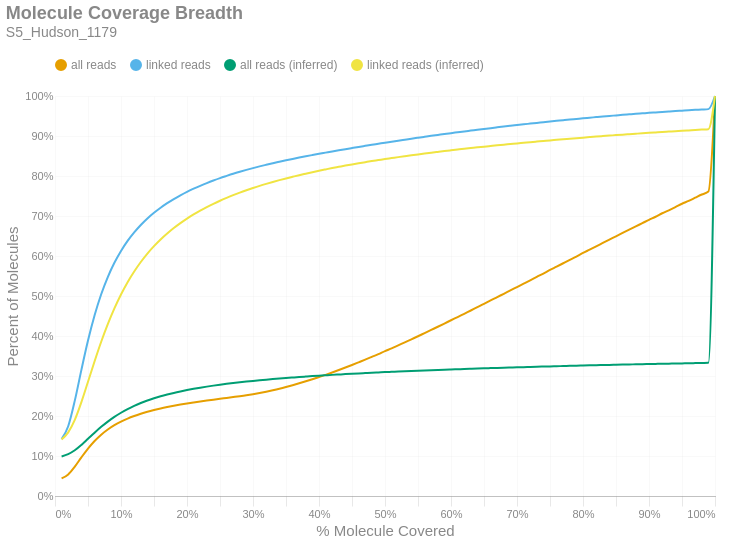

Source (notebook cell):
### Markdown cell above
### Molecule Read Coverage
This chart shows molecule coverage breadth as computed by the number of bases aligned to that molecule. In other words, "*how much of each unique long molecule is actually sequenced/aligned?*" Keep in mind there is a distinction between sequences and alignments, since some sequences belonging to a particular molecule may not align well and wouldn't appear in the alignment data. This chart also shows molecule coverage breadth as computed by the *inferred fragment* from which the aligned sequences originate. Unlike read coverage, this calculation takes into account the total insert size, including unsequenced gaps between the forward and reverse reads. Like the previous figures, these are cumulative percents.

### Code cell
if SKIPLR:
    print_html(f"Skipped")
else:
    binned_df = consolidated_hist(valids['coverage_bp'], mask, 0.01, True)
    binned_df_inf = consolidated_hist(valids['coverage_inserts'], mask, 0.01, True)
    binned_df = binned_df.with_columns(pl.lit(binned_df_inf['all reads (cumsum)']).alias('all reads (inferred)'))
    binned_df = binned_df.with_columns(pl.lit(binned_df_inf['linked reads (cumsum)']).alias('linked reads (inferred)'))
    binned_df = binned_df.with_columns(
        (pl.col('bin').cast(pl.Float64) + 0.01).alias('right_edge')
    )

    with SafeRender(binned_df):
        (
            density_plot(binned_df, 'Molecule Coverage Breadth', samplename, 'molcov', ['all reads (inferred)','linked reads (inferred)'])
            .encode(
                #x=alt.X('bin:Q', title="% Molecule Covered").axis(format = '%').scale(padding=0),
                x=alt.X('right_edge:Q', title="% Molecule Covered").axis(format='%').scale(padding=0),
                y=alt.Y('value:Q', title='Percent of Molecules')
                    .axis(format='%')
                    .stack(False)
                    .scale(domainMin=0, padding=0),
                color=alt.Color("key:N").scale(domain = ["all reads", "linked reads", "all reads (inferred)", "linked reads (inferred)"]),
                tooltip = [
                    alt.Tooltip("key:N", title = "Data Type"),
                    alt.Tooltip("range_label:N", title="% Molecule Covered"),
                    alt.Tooltip("value:Q", format = ".2%", title="% Molecules")
                ]
            )
        ).display()

### Figure 1 — Vega-Lite specification as saved in the notebook (floating-point values rounded to 4 significant figures)
{"width": "container", "height": 400, "config": {"title": {"anchor": "start", "dy": -15, "fontSize": 18, "color": "#888888", "subtitleColor": "#888888", "subtitleFontSize": 14}, "arc": {"fill": "#0072B2"}, "axis": {"domainColor": "#888888", "domainWidth": 0.5, "gridWidth": 0.2, "grid": false, "titleFontWeight": 400, "titleFontSize": 15, "labelFontSize": 11, "labelColor": "#888888", "tickColor": "#888888", "tickWidth": 0.2, "titleColor": "#888888"}, "axisBand": {"grid": false}, "axisX": {"grid": true, "tickSize": 10, "domainCap": "round"}, "axisY": {"domain": false, "grid": true, "tickSize": 0, "domainCap": "round"}, "background": "transparent", "header": {"labelFontSize": 15, "labelColor": "#888888", "titleFontSize": 15, "titleFontWeight": 600, "titleColor": "#888888"}, "legend": {"labelFont": "sans-serif", "labelFontSize": 12, "labelColor": "#888888", "symbolSize": 100, "symbolType": "circle", "titleFontSize": 12, "titlePadding": 10, "titleColor": "#888888", "title": null, "orient": "top"}, "range": {"category": ["#E69F00", "#56B4E9", "#009E73", "#F0E442", "#0072B2", "#D55E00", "#CC79A7", "#000000"], "diverging": ["#cfe8f3", "#a2d4ec", "#73bfe2", "#46abdb", "#1696d2", "#12719e"]}, "area": {"fill": "#0072B2", "fillOpacity": 0.7, "line": true, "strokeOpacity": 0.7}, "line": {"color": "#0072B2", "stroke": "#0072B2", "strokeWidth": 2}, "trail": {"color": "#0072B2", "stroke": "#0072B2", "strokeWidth": 0, "size": 1}, "point": {"filled": true, "fillOpacity": 1.0, "size": 95}, "text": {"color": "#888888", "fontSize": 11, "align": "right", "fontWeight": 400, "size": 11}, "bar": {"fill": "#0072B2", "stroke": null}, "view": {"stroke": null, "continuousWidth": 660, "continuousHeight": 400}}, "data": {"name": "data-1c5d9c999294f6a0774004dee6d40034"}, "mark": {"type": "line", "interpolate": "monotone", "point": {"opacity": 0, "size": 275}}, "encoding": {"color": {"field": "key", "scale": {"domain": ["all reads", "linked reads", "all reads (inferred)", "linked reads (inferred)"]}, "type": "nominal"}, "tooltip": [{"field": "key", "title": "Data Type", "type": "nominal"}, {"field": "range_label", "title": "% Molecule Covered", "type": "nominal"}, {"field": "value", "format": ".2%", "title": "% Molecules", "type": "quantitative"}], "x": {"axis": {"format": "%"}, "field": "right_edge", "scale": {"padding": 0}, "title": "% Molecule Covered", "type": "quantitative"}, "y": {"axis": {"format": "%"}, "field": "value", "scale": {"domainMin": 0, "padding": 0}, "stack": false, "title": "Percent of Molecules", "type": "quantitative"}}, "params": [{"name": "param_c36ac31b6afebe62", "select": {"type": "point", "fields": ["key"]}, "bind": "legend"}], "title": {"text": "Molecule Coverage Breadth", "subtitle": "S5_Hudson_1179"}, "transform": [{"fold": ["all reads (cumsum)", "linked reads (cumsum)", "all reads (inferred)", "linked reads (inferred)"]}, {"calculate": "replace(datum.key, ' (cumsum)', '')", "as": "key"}, {"filter": {"param": "param_c36ac31b6afebe62"}}], "usermeta": {"embedOptions": {"downloadFileName": "S5_Hudson_1179.molcov"}}, "$schema": "https://vega.github.io/schema/vega-lite/v6.1.0.json", "datasets": {"data-1c5d9c999294f6a0774004dee6d40034": [{"bin": "0.0", "interval": "0.0-0.01", "all reads": 0.04406, "linked reads": 0.1422, "all reads (cumsum)": 0.04406, "linked reads (cumsum)": 0.1422, "range_label": "0.0-0.01", "all reads (inferred)": 0.09896, "linked reads (inferred)": 0.1413, "right_edge": 0.01}, {"bin": "0.01", "interval": "0.01-0.02", "all reads": 0.009951, "linked reads": 0.03214, "all reads (cumsum)": 0.05401, "linked reads (cumsum)": 0.1743, "range_label": "0.01-0.02", "all reads (inferred)": 0.1046, "linked reads (inferred)": 0.1591, "right_edge": 0.02}, {"bin": "0.02", "interval": "0.02-0.03", "all reads": 0.01945, "linked reads": 0.06413, "all reads (cumsum)": 0.07346, "linked reads (cumsum)": 0.2384, "range_label": "0.02-0.03", "all reads (inferred)": 0.1143, "linked reads (inferred)": 0.1904, "right_edge": 0.03}, {"bin": "0.03", "interval": "0.03-0.04", "all reads": 0.02318, "linked reads": 0.07692, "all reads (cumsum)": 0.09664, "linked reads (cumsum)": 0.3154, "range_label": "0.03-0.04", "all reads (inferred)": 0.1277, "linked reads (inferred)": 0.2348, "right_edge": 0.04}, {"bin": "0.04", "interval": "0.04-0.05", "all reads": 0.02194, "linked reads": 0.07317, "all reads (cumsum)": 0.1186, "linked reads (cumsum)": 0.3885, "range_label": "0.04-0.05", "all reads (inferred)": 0.143, "linked reads (inferred)": 0.2856, "right_edge": 0.05}, {"bin": "0.05", "interval": "0.05-0.06", "all reads": 0.01899, "linked reads": 0.0633, "all reads (cumsum)": 0.1376, "linked reads (cumsum)": 0.4518, "range_label": "0.05-0.06", "all reads (inferred)": 0.1583, "linked reads (inferred)": 0.3369, "right_edge": 0.06}, {"bin": "0.06", "interval": "0.06-0.07", "all reads": 0.01574, "linked reads": 0.05245, "all reads (cumsum)": 0.1533, "linked reads (cumsum)": 0.5043, "range_label": "0.06-0.07", "all reads (inferred)": 0.1729, "linked reads (inferred)": 0.3856, "right_edge": 0.07}, {"bin": "0.07", "interval": "0.07-0.08", "all reads": 0.01294, "linked reads": 0.04311, "all reads (cumsum)": 0.1663, "linked reads (cumsum)": 0.5474, "range_label": "0.07-0.08", "all reads (inferred)": 0.186, "linked reads (inferred)": 0.4297, "right_edge": 0.08}, {"bin": "0.08", "interval": "0.08-0.09", "all reads": 0.01069, "linked reads": 0.03557, "all reads (cumsum)": 0.1769, "linked reads (cumsum)": 0.583, "range_label": "0.08-0.09", "all reads (inferred)": 0.1978, "linked reads (inferred)": 0.469, "right_edge": 0.09}, {"bin": "0.09", "interval": "0.09-0.1", "all reads": 0.008969, "linked reads": 0.02973, "all reads (cumsum)": 0.1859, "linked reads (cumsum)": 0.6127, "range_label": "0.09-0.1", "all reads (inferred)": 0.2081, "linked reads (inferred)": 0.5038, "right_edge": 0.1}, {"bin": "0.1", "interval": "0.1-0.11", "all reads": 0.0076, "linked reads": 0.02514, "all reads (cumsum)": 0.1935, "linked reads (cumsum)": 0.6378, "range_label": "0.1-0.11", "all reads (inferred)": 0.2173, "linked reads (inferred)": 0.5346, "right_edge": 0.11}, {"bin": "0.11", "interval": "0.11-0.12", "all reads": 0.006419, "linked reads": 0.0212, "all reads (cumsum)": 0.1999, "linked reads (cumsum)": 0.659, "range_label": "0.11-0.12", "all reads (inferred)": 0.2253, "linked reads (inferred)": 0.5614, "right_edge": 0.12}, {"bin": "0.12", "interval": "0.12-0.13", "all reads": 0.005611, "linked reads": 0.01849, "all reads (cumsum)": 0.2055, "linked reads (cumsum)": 0.6775, "range_label": "0.12-0.13", "all reads (inferred)": 0.2324, "linked reads (inferred)": 0.5851, "right_edge": 0.13}, {"bin": "0.13", "interval": "0.13-0.14", "all reads": 0.004939, "linked reads": 0.01626, "all reads (cumsum)": 0.2105, "linked reads (cumsum)": 0.6938, "range_label": "0.13-0.14", "all reads (inferred)": 0.2387, "linked reads (inferred)": 0.6061, "right_edge": 0.14}, {"bin": "0.14", "interval": "0.14-0.15", "all reads": 0.004327, "linked reads": 0.01416, "all reads (cumsum)": 0.2148, "linked reads (cumsum)": 0.708, "range_label": "0.14-0.15", "all reads (inferred)": 0.2442, "linked reads (inferred)": 0.6247, "right_edge": 0.15}, {"bin": "0.15", "interval": "0.15-0.16", "all reads": 0.003915, "linked reads": 0.01271, "all reads (cumsum)": 0.2187, "linked reads (cumsum)": 0.7207, "range_label": "0.15-0.16", "all reads (inferred)": 0.2492, "linked reads (inferred)": 0.6414, "right_edge": 0.16}, {"bin": "0.16", "interval": "0.16-0.17", "all reads": 0.003526, "linked reads": 0.01139, "all reads (cumsum)": 0.2223, "linked reads (cumsum)": 0.732, "range_label": "0.16-0.17", "all reads (inferred)": 0.2537, "linked reads (inferred)": 0.6563, "right_edge": 0.17}, {"bin": "0.17", "interval": "0.17-0.18", "all reads": 0.003251, "linked reads": 0.01034, "all reads (cumsum)": 0.2255, "linked reads (cumsum)": 0.7424, "range_label": "0.17-0.18", "all reads (inferred)": 0.2577, "linked reads (inferred)": 0.6699, "right_edge": 0.18}, {"bin": "0.18", "interval": "0.18-0.19", "all reads": 0.003008, "linked reads": 0.009432, "all reads (cumsum)": 0.2285, "linked reads (cumsum)": 0.7518, "range_label": "0.18-0.19", "all reads (inferred)": 0.2614, "linked reads (inferred)": 0.6821, "right_edge": 0.19}, {"bin": "0.19", "interval": "0.19-0.2", "all reads": 0.002789, "linked reads": 0.00866, "all reads (cumsum)": 0.2313, "linked reads (cumsum)": 0.7605, "range_label": "0.19-0.2", "all reads (inferred)": 0.2648, "linked reads (inferred)": 0.6936, "right_edge": 0.2}, {"bin": "0.2", "interval": "0.2-0.21", "all reads": 0.002551, "linked reads": 0.007756, "all reads (cumsum)": 0.2339, "linked reads (cumsum)": 0.7682, "range_label": "0.2-0.21", "all reads (inferred)": 0.268, "linked reads (inferred)": 0.704, "right_edge": 0.21}, {"bin": "0.21", "interval": "0.21-0.22", "all reads": 0.002437, "linked reads": 0.007256, "all reads (cumsum)": 0.2363, "linked reads (cumsum)": 0.7755, "range_label": "0.21-0.22", "all reads (inferred)": 0.2708, "linked reads (inferred)": 0.7135, "right_edge": 0.22}, {"bin": "0.22", "interval": "0.22-0.23", "all reads": 0.002348, "linked reads": 0.006862, "all reads (cumsum)": 0.2386, "linked reads (cumsum)": 0.7824, "range_label": "0.22-0.23", "all reads (inferred)": 0.2735, "linked reads (inferred)": 0.7224, "right_edge": 0.23}, {"bin": "0.23", "interval": "0.23-0.24", "all reads": 0.002268, "linked reads": 0.006404, "all reads (cumsum)": 0.2409, "linked reads (cumsum)": 0.7888, "range_label": "0.23-0.24", "all reads (inferred)": 0.2759, "linked reads (inferred)": 0.7305, "right_edge": 0.24}, {"bin": "0.24", "interval": "0.24-0.25", "all reads": 0.002184, "linked reads": 0.005991, "all reads (cumsum)": 0.2431, "linked reads (cumsum)": 0.7947, "range_label": "0.24-0.25", "all reads (inferred)": 0.2782, "linked reads (inferred)": 0.7382, "right_edge": 0.25}, {"bin": "0.25", "interval": "0.25-0.26", "all reads": 0.002079, "linked reads": 0.005497, "all reads (cumsum)": 0.2452, "linked reads (cumsum)": 0.8002, "range_label": "0.25-0.26", "all reads (inferred)": 0.2804, "linked reads (inferred)": 0.7453, "right_edge": 0.26}, {"bin": "0.26", "interval": "0.26-0.27", "all reads": 0.002123, "linked reads": 0.005326, "all reads (cumsum)": 0.2473, "linked reads (cumsum)": 0.8056, "range_label": "0.26-0.27", "all reads (inferred)": 0.2824, "linked reads (inferred)": 0.752, "right_edge": 0.27}, {"bin": "0.27", "interval": "0.27-0.28", "all reads": 0.002155, "linked reads": 0.004979, "all reads (cumsum)": 0.2494, "linked reads (cumsum)": 0.8105, "range_label": "0.27-0.28", "all reads (inferred)": 0.2843, "linked reads (inferred)": 0.7584, "right_edge": 0.28}, {"bin": "0.28", "interval": "0.28-0.29", "all reads": 0.002364, "linked reads": 0.004729, "all reads (cumsum)": 0.2518, "linked reads (cumsum)": 0.8153, "range_label": "0.28-0.29", "all reads (inferred)": 0.2861, "linked reads (inferred)": 0.7643, "right_edge": 0.29}, {"bin": "0.29", "interval": "0.29-0.3", "all reads": 0.002686, "linked reads": 0.004465, "all reads (cumsum)": 0.2545, "linked reads (cumsum)": 0.8197, "range_label": "0.29-0.3", "all reads (inferred)": 0.2878, "linked reads (inferred)": 0.7699, "right_edge": 0.3}, {"bin": "0.3", "interval": "0.3-0.31", "all reads": 0.003, "linked reads": 0.004259, "all reads (cumsum)": 0.2575, "linked reads (cumsum)": 0.824, "range_label": "0.3-0.31", "all reads (inferred)": 0.2894, "linked reads (inferred)": 0.7753, "right_edge": 0.31}, {"bin": "0.31", "interval": "0.31-0.32", "all reads": 0.003309, "linked reads": 0.004041, "all reads (cumsum)": 0.2608, "linked reads (cumsum)": 0.828, "range_label": "0.31-0.32", "all reads (inferred)": 0.2909, "linked reads (inferred)": 0.7803, "right_edge": 0.32}, {"bin": "0.32", "interval": "0.32-0.33", "all reads": 0.003622, "linked reads": 0.003942, "all reads (cumsum)": 0.2644, "linked reads (cumsum)": 0.832, "range_label": "0.32-0.33", "all reads (inferred)": 0.2923, "linked reads (inferred)": 0.7851, "right_edge": 0.33}, {"bin": "0.33", "interval": "0.33-0.34", "all reads": 0.003863, "linked reads": 0.003648, "all reads (cumsum)": 0.2683, "linked reads (cumsum)": 0.8356, "range_label": "0.33-0.34", "all reads (inferred)": 0.2937, "linked reads (inferred)": 0.7896, "right_edge": 0.34}, {"bin": "0.34", "interval": "0.34-0.35", "all reads": 0.004194, "linked reads": 0.00357, "all reads (cumsum)": 0.2725, "linked reads (cumsum)": 0.8392, "range_label": "0.34-0.35", "all reads (inferred)": 0.295, "linked reads (inferred)": 0.7939, "right_edge": 0.35}, {"bin": "0.35", "interval": "0.35-0.36", "all reads": 0.004447, "linked reads": 0.003453, "all reads (cumsum)": 0.2769, "linked reads (cumsum)": 0.8427, "range_label": "0.35-0.36", "all reads (inferred)": 0.2962, "linked reads (inferred)": 0.798, "right_edge": 0.36}, {"bin": "0.36", "interval": "0.36-0.37", "all reads": 0.004754, "linked reads": 0.003365, "all reads (cumsum)": 0.2817, "linked reads (cumsum)": 0.846, "range_label": "0.36-0.37", "all reads (inferred)": 0.2974, "linked reads (inferred)": 0.8021, "right_edge": 0.37}, {"bin": "0.37", "interval": "0.37-0.38", "all reads": 0.004997, "linked reads": 0.003266, "all reads (cumsum)": 0.2867, "linked reads (cumsum)": 0.8493, "range_label": "0.37-0.38", "all reads (inferred)": 0.2986, "linked reads (inferred)": 0.8058, "right_edge": 0.38}, {"bin": "0.38", "interval": "0.38-0.39", "all reads": 0.005194, "linked reads": 0.003121, "all reads (cumsum)": 0.2919, "linked reads (cumsum)": 0.8524, "range_label": "0.38-0.39", "all reads (inferred)": 0.2997, "linked reads (inferred)": 0.8095, "right_edge": 0.39}, {"bin": "0.39", "interval": "0.39-0.4", "all reads": 0.005492, "linked reads": 0.003056, "all reads (cumsum)": 0.2974, "linked reads (cumsum)": 0.8555, "range_label": "0.39-0.4", "all reads (inferred)": 0.3008, "linked reads (inferred)": 0.8131, "right_edge": 0.4}, {"bin": "0.4", "interval": "0.4-0.41", "all reads": 0.005577, "linked reads": 0.002959, "all reads (cumsum)": 0.3029, "linked reads (cumsum)": 0.8584, "range_label": "0.4-0.41", "all reads (inferred)": 0.3018, "linked reads (inferred)": 0.8165, "right_edge": 0.41}, {"bin": "0.41", "interval": "0.41-0.42", "all reads": 0.005875, "linked reads": 0.002959, "all reads (cumsum)": 0.3088, "linked reads (cumsum)": 0.8614, "range_label": "0.41-0.42", "all reads (inferred)": 0.3028, "linked reads (inferred)": 0.8198, "right_edge": 0.42}, {"bin": "0.42", "interval": "0.42-0.43", "all reads": 0.006095, "linked reads": 0.002896, "all reads (cumsum)": 0.3149, "linked reads (cumsum)": 0.8643, "range_label": "0.42-0.43", "all reads (inferred)": 0.3038, "linked reads (inferred)": 0.8229, "right_edge": 0.43}, {"bin": "0.43", "interval": "0.43-0.44", "all reads": 0.006215, "linked reads": 0.002862, "all reads (cumsum)": 0.3211, "linked reads (cumsum)": 0.8671, "range_label": "0.43-0.44", "all reads (inferred)": 0.3047, "linked reads (inferred)": 0.826, "right_edge": 0.44}, {"bin": "0.44", "interval": "0.44-0.45", "all reads": 0.006457, "linked reads": 0.002804, "all reads (cumsum)": 0.3276, "linked reads (cumsum)": 0.8699, "range_label": "0.44-0.45", "all reads (inferred)": 0.3056, "linked reads (inferred)": 0.829, "right_edge": 0.45}, {"bin": "0.45", "interval": "0.45-0.46", "all reads": 0.006616, "linked reads": 0.002781, "all reads (cumsum)": 0.3342, "linked reads (cumsum)": 0.8727, "range_label": "0.45-0.46", "all reads (inferred)": 0.3065, "linked reads (inferred)": 0.8318, "right_edge": 0.46}, {"bin": "0.46", "interval": "0.46-0.47", "all reads": 0.006677, "linked reads": 0.002691, "all reads (cumsum)": 0.3409, "linked reads (cumsum)": 0.8754, "range_label": "0.46-0.47", "all reads (inferred)": 0.3073, "linked reads (inferred)": 0.8346, "right_edge": 0.47}, {"bin": "0.47", "interval": "0.47-0.48", "all reads": 0.006924, "linked reads": 0.00268, "all reads (cumsum)": 0.3478, "linked reads (cumsum)": 0.8781, "range_label": "0.47-0.48", "all reads (inferred)": 0.3081, "linked reads (inferred)": 0.8373, "right_edge": 0.48}, {"bin": "0.48", "interval": "0.48-0.49", "all reads": 0.006754, "linked reads": 0.002578, "all reads (cumsum)": 0.3546, "linked reads (cumsum)": 0.8807, "range_label": "0.48-0.49", "all reads (inferred)": 0.3089, "linked reads (inferred)": 0.8398, "right_edge": 0.49}, {"bin": "0.49", "interval": "0.49-0.5", "all reads": 0.007698, "linked reads": 0.002615, "all reads (cumsum)": 0.3623, "linked reads (cumsum)": 0.8833, "range_label": "0.49-0.5", "all reads (inferred)": 0.3097, "linked reads (inferred)": 0.8424, "right_edge": 0.5}, {"bin": "0.5", "interval": "0.5-0.51", "all reads": 0.006738, "linked reads": 0.002474, "all reads (cumsum)": 0.369, "linked reads (cumsum)": 0.8858, "range_label": "0.5-0.51", "all reads (inferred)": 0.3104, "linked reads (inferred)": 0.8448, "right_edge": 0.51}, {"bin": "0.51", "interval": "0.51-0.52", "all reads": 0.007651, "linked reads": 0.00258, "all reads (cumsum)": 0.3766, "linked reads (cumsum)": 0.8883, "range_label": "0.51-0.52", "all reads (inferred)": 0.3112, "linked reads (inferred)": 0.8472, "right_edge": 0.52}, {"bin": "0.52", "interval": "0.52-0.53", "all reads": 0.007415, "linked reads": 0.00247, "all reads (cumsum)": 0.3841, "linked reads (cumsum)": 0.8908, "range_label": "0.52-0.53", "all reads (inferred)": 0.3119, "linked reads (inferred)": 0.8495, "right_edge": 0.53}, {"bin": "0.53", "interval": "0.53-0.54", "all reads": 0.007732, "linked reads": 0.002461, "all reads (cumsum)": 0.3918, "linked reads (cumsum)": 0.8933, "range_label": "0.53-0.54", "all reads (inferred)": 0.3125, "linked reads (inferred)": 0.8517, "right_edge": 0.54}, {"bin": "0.54", "interval": "0.54-0.55", "all reads": 0.007605, "linked reads": 0.002391, "all reads (cumsum)": 0.3994, "linked reads (cumsum)": 0.8957, "range_label": "0.54-0.55", "all reads (inferred)": 0.3132, "linked reads (inferred)": 0.854, "right_edge": 0.55}, {"bin": "0.55", "interval": "0.55-0.56", "all reads": 0.007925, "linked reads": 0.002364, "all reads (cumsum)": 0.4073, "linked reads (cumsum)": 0.898, "range_label": "0.55-0.56", "all reads (inferred)": 0.3139, "linked reads (inferred)": 0.8561, "right_edge": 0.56}, {"bin": "0.56", "interval": "0.56-0.57", "all reads": 0.007889, "linked reads": 0.002352, "all reads (cumsum)": 0.4152, "linked reads (cumsum)": 0.9004, "range_label": "0.56-0.57", "all reads (inferred)": 0.3145, "linked reads (inferred)": 0.8582, "right_edge": 0.57}, {"bin": "0.57", "interval": "0.57-0.58", "all reads": 0.007867, "linked reads": 0.002256, "all reads (cumsum)": 0.4231, "linked reads (cumsum)": 0.9026, "range_label": "0.57-0.58", "all reads (inferred)": 0.3151, "linked reads (inferred)": 0.8603, "right_edge": 0.58}, {"bin": "0.58", "interval": "0.58-0.59", "all reads": 0.00804, "linked reads": 0.002266, "all reads (cumsum)": 0.4311, "linked reads (cumsum)": 0.9049, "range_label": "0.58-0.59", "all reads (inferred)": 0.3158, "linked reads (inferred)": 0.8623, "right_edge": 0.59}, {"bin": "0.59", "interval": "0.59-0.6", "all reads": 0.008228, "linked reads": 0.002222, "all reads (cumsum)": 0.4393, "linked reads (cumsum)": 0.9071, "range_label": "0.59-0.6", "all reads (inferred)": 0.3164, "linked reads (inferred)": 0.8642, "right_edge": 0.6}, {"bin": "0.6", "interval": "0.6-0.61", "all reads": 0.007943, "linked reads": 0.002179, "all reads (cumsum)": 0.4473, "linked reads (cumsum)": 0.9093, "range_label": "0.6-0.61", "all reads (inferred)": 0.3169, "linked reads (inferred)": 0.8661, "right_edge": 0.61}, {"bin": "0.61", "interval": "0.61-0.62", "all reads": 0.008282, "linked reads": 0.002188, "all reads (cumsum)": 0.4556, "linked reads (cumsum)": 0.9115, "range_label": "0.61-0.62", "all reads (inferred)": 0.3175, "linked reads (inferred)": 0.868, "right_edge": 0.62}, {"bin": "0.62", "interval": "0.62-0.63", "all reads": 0.008167, "linked reads": 0.002039, "all reads (cumsum)": 0.4637, "linked reads (cumsum)": 0.9135, "range_label": "0.62-0.63", "all reads (inferred)": 0.3181, "linked reads (inferred)": 0.8698, "right_edge": 0.63}, {"bin": "0.63", "interval": "0.63-0.64", "all reads": 0.008288, "linked reads": 0.002069, "all reads (cumsum)": 0.472, "linked reads (cumsum)": 0.9156, "range_label": "0.63-0.64", "all reads (inferred)": 0.3186, "linked reads (inferred)": 0.8716, "right_edge": 0.64}, {"bin": "0.64", "interval": "0.64-0.65", "all reads": 0.008211, "linked reads": 0.002029, "all reads (cumsum)": 0.4802, "linked reads (cumsum)": 0.9176, "range_label": "0.64-0.65", "all reads (inferred)": 0.3192, "linked reads (inferred)": 0.8734, "right_edge": 0.65}, {"bin": "0.65", "interval": "0.65-0.66", "all reads": 0.008653, "linked reads": 0.002031, "all reads (cumsum)": 0.4889, "linked reads (cumsum)": 0.9197, "range_label": "0.65-0.66", "all reads (inferred)": 0.3197, "linked reads (inferred)": 0.875, "right_edge": 0.66}, {"bin": "0.66", "interval": "0.66-0.67", "all reads": 0.008193, "linked reads": 0.001993, "all reads (cumsum)": 0.4971, "linked reads (cumsum)": 0.9217, "range_label": "0.66-0.67", "all reads (inferred)": 0.3202, "linked reads (inferred)": 0.8767, "right_edge": 0.67}, {"bin": "0.67", "interval": "0.67-0.68", "all reads": 0.00849, "linked reads": 0.001982, "all reads (cumsum)": 0.5056, "linked reads (cumsum)": 0.9236, "range_label": "0.67-0.68", "all reads (inferred)": 0.3207, "linked reads (inferred)": 0.8783, "right_edge": 0.68}, {"bin": "0.68", "interval": "0.68-0.69", "all reads": 0.008356, "linked reads": 0.001876, "all reads (cumsum)": 0.5139, "linked reads (cumsum)": 0.9255, "range_label": "0.68-0.69", "all reads (inferred)": 0.3212, "linked reads (inferred)": 0.8799, "right_edge": 0.69}, {"bin": "0.69", "interval": "0.69-0.7", "all reads": 0.008536, "linked reads": 0.001836, "all reads (cumsum)": 0.5225, "linked reads (cumsum)": 0.9274, "range_label": "0.69-0.7", "all reads (inferred)": 0.3217, "linked reads (inferred)": 0.8815, "right_edge": 0.7}, {"bin": "0.7", "interval": "0.7-0.71", "all reads": 0.008361, "linked reads": 0.00184, "all reads (cumsum)": 0.5308, "linked reads (cumsum)": 0.9292, "range_label": "0.7-0.71", "all reads (inferred)": 0.3222, "linked reads (inferred)": 0.883, "right_edge": 0.71}, {"bin": "0.71", "interval": "0.71-0.72", "all reads": 0.008415, "linked reads": 0.001761, "all reads (cumsum)": 0.5392, "linked reads (cumsum)": 0.931, "range_label": "0.71-0.72", "all reads (inferred)": 0.3226, "linked reads (inferred)": 0.8845, "right_edge": 0.72}, {"bin": "0.72", "interval": "0.72-0.73", "all reads": 0.00859, "linked reads": 0.001767, "all reads (cumsum)": 0.5478, "linked reads (cumsum)": 0.9327, "range_label": "0.72-0.73", "all reads (inferred)": 0.3231, "linked reads (inferred)": 0.886, "right_edge": 0.73}, {"bin": "0.73", "interval": "0.73-0.74", "all reads": 0.008392, "linked reads": 0.00178, "all reads (cumsum)": 0.5562, "linked reads (cumsum)": 0.9345, "range_label": "0.73-0.74", "all reads (inferred)": 0.3236, "linked reads (inferred)": 0.8875, "right_edge": 0.74}, {"bin": "0.74", "interval": "0.74-0.75", "all reads": 0.008906, "linked reads": 0.001773, "all reads (cumsum)": 0.5651, "linked reads (cumsum)": 0.9363, "range_label": "0.74-0.75", "all reads (inferred)": 0.324, "linked reads (inferred)": 0.889, "right_edge": 0.75}, {"bin": "0.75", "interval": "0.75-0.76", "all reads": 0.008221, "linked reads": 0.001637, "all reads (cumsum)": 0.5733, "linked reads (cumsum)": 0.9379, "range_label": "0.75-0.76", "all reads (inferred)": 0.3245, "linked reads (inferred)": 0.8904, "right_edge": 0.76}, {"bin": "0.76", "interval": "0.76-0.77", "all reads": 0.008513, "linked reads": 0.001642, "all reads (cumsum)": 0.5819, "linked reads (cumsum)": 0.9396, "range_label": "0.76-0.77", "all reads (inferred)": 0.3249, "linked reads (inferred)": 0.8918, "right_edge": 0.77}, {"bin": "0.77", "interval": "0.77-0.78", "all reads": 0.008482, "linked reads": 0.001623, "all reads (cumsum)": 0.5903, "linked reads (cumsum)": 0.9412, "range_label": "0.77-0.78", "all reads (inferred)": 0.3253, "linked reads (inferred)": 0.8932, "right_edge": 0.78}, {"bin": "0.78", "interval": "0.78-0.79", "all reads": 0.008377, "linked reads": 0.001557, "all reads (cumsum)": 0.5987, "linked reads (cumsum)": 0.9427, "range_label": "0.78-0.79", "all reads (inferred)": 0.3257, "linked reads (inferred)": 0.8945, "right_edge": 0.79}, {"bin": "0.79", "interval": "0.79-0.8", "all reads": 0.008905, "linked reads": 0.001579, "all reads (cumsum)": 0.6076, "linked reads (cumsum)": 0.9443, "range_label": "0.79-0.8", "all reads (inferred)": 0.3262, "linked reads (inferred)": 0.8959, "right_edge": 0.8}, {"bin": "0.8", "interval": "0.8-0.81", "all reads": 0.008138, "linked reads": 0.001465, "all reads (cumsum)": 0.6158, "linked reads (cumsum)": 0.9458, "range_label": "0.8-0.81", "all reads (inferred)": 0.3266, "linked reads (inferred)": 0.8972, "right_edge": 0.81}, {"bin": "0.81", "interval": "0.81-0.82", "all reads": 0.008342, "linked reads": 0.001491, "all reads (cumsum)": 0.6241, "linked reads (cumsum)": 0.9473, "range_label": "0.81-0.82", "all reads (inferred)": 0.327, "linked reads (inferred)": 0.8985, "right_edge": 0.82}, {"bin": "0.82", "interval": "0.82-0.83", "all reads": 0.008518, "linked reads": 0.001475, "all reads (cumsum)": 0.6326, "linked reads (cumsum)": 0.9487, "range_label": "0.82-0.83", "all reads (inferred)": 0.3274, "linked reads (inferred)": 0.8998, "right_edge": 0.83}, {"bin": "0.83", "interval": "0.83-0.84", "all reads": 0.008386, "linked reads": 0.001407, "all reads (cumsum)": 0.641, "linked reads (cumsum)": 0.9501, "range_label": "0.83-0.84", "all reads (inferred)": 0.3278, "linked reads (inferred)": 0.901, "right_edge": 0.84}, {"bin": "0.84", "interval": "0.84-0.85", "all reads": 0.008191, "linked reads": 0.001358, "all reads (cumsum)": 0.6492, "linked reads (cumsum)": 0.9515, "range_label": "0.84-0.85", "all reads (inferred)": 0.3281, "linked reads (inferred)": 0.9022, "right_edge": 0.85}, {"bin": "0.85", "interval": "0.85-0.86", "all reads": 0.00837, "linked reads": 0.001373, "all reads (cumsum)": 0.6576, "linked reads (cumsum)": 0.9529, "range_label": "0.85-0.86", "all reads (inferred)": 0.3285, "linked reads (inferred)": 0.9034, "right_edge": 0.86}, {"bin": "0.86", "interval": "0.86-0.87", "all reads": 0.008185, "linked reads": 0.001282, "all reads (cumsum)": 0.6658, "linked reads (cumsum)": 0.9542, "range_label": "0.86-0.87", "all reads (inferred)": 0.3289, "linked reads (inferred)": 0.9045, "right_edge": 0.87}, {"bin": "0.87", "interval": "0.87-0.88", "all reads": 0.0083, "linked reads": 0.001279, "all reads (cumsum)": 0.6741, "linked reads (cumsum)": 0.9554, "range_label": "0.87-0.88", "all reads (inferred)": 0.3292, "linked reads (inferred)": 0.9057, "right_edge": 0.88}, {"bin": "0.88", "interval": "0.88-0.89", "all reads": 0.008117, "linked reads": 0.001207, "all reads (cumsum)": 0.6822, "linked reads (cumsum)": 0.9566, "range_label": "0.88-0.89", "all reads (inferred)": 0.3296, "linked reads (inferred)": 0.9068, "right_edge": 0.89}, {"bin": "0.89", "interval": "0.89-0.9", "all reads": 0.008294, "linked reads": 0.001214, "all reads (cumsum)": 0.6905, "linked reads (cumsum)": 0.9579, "range_label": "0.89-0.9", "all reads (inferred)": 0.3299, "linked reads (inferred)": 0.9079, "right_edge": 0.9}, {"bin": "0.9", "interval": "0.9-0.91", "all reads": 0.007702, "linked reads": 0.001142, "all reads (cumsum)": 0.6982, "linked reads (cumsum)": 0.959, "range_label": "0.9-0.91", "all reads (inferred)": 0.3303, "linked reads (inferred)": 0.909, "right_edge": 0.91}, {"bin": "0.91", "interval": "0.91-0.92", "all reads": 0.008693, "linked reads": 0.001154, "all reads (cumsum)": 0.7069, "linked reads (cumsum)": 0.9602, "range_label": "0.91-0.92", "all reads (inferred)": 0.3306, "linked reads (inferred)": 0.91, "right_edge": 0.92}, {"bin": "0.92", "interval": "0.92-0.93", "all reads": 0.007375, "linked reads": 0.001124, "all reads (cumsum)": 0.7142, "linked reads (cumsum)": 0.9613, "range_label": "0.92-0.93", "all reads (inferred)": 0.3309, "linked reads (inferred)": 0.911, "right_edge": 0.93}, {"bin": "0.93", "interval": "0.93-0.94", "all reads": 0.007993, "linked reads": 0.001092, "all reads (cumsum)": 0.7222, "linked reads (cumsum)": 0.9624, "range_label": "0.93-0.94", "all reads (inferred)": 0.3312, "linked reads (inferred)": 0.912, "right_edge": 0.94}, {"bin": "0.94", "interval": "0.94-0.95", "all reads": 0.008455, "linked reads": 0.001005, "all reads (cumsum)": 0.7307, "linked reads (cumsum)": 0.9634, "range_label": "0.94-0.95", "all reads (inferred)": 0.3316, "linked reads (inferred)": 0.913, "right_edge": 0.95}, {"bin": "0.95", "interval": "0.95-0.96", "all reads": 0.007014, "linked reads": 0.00101, "all reads (cumsum)": 0.7377, "linked reads (cumsum)": 0.9644, "range_label": "0.95-0.96", "all reads (inferred)": 0.3319, "linked reads (inferred)": 0.914, "right_edge": 0.96}, {"bin": "0.96", "interval": "0.96-0.97", "all reads": 0.008015, "linked reads": 0.0009412, "all reads (cumsum)": 0.7457, "linked reads (cumsum)": 0.9653, "range_label": "0.96-0.97", "all reads (inferred)": 0.3322, "linked reads (inferred)": 0.9151, "right_edge": 0.97}, {"bin": "0.97", "interval": "0.97-0.98", "all reads": 0.008021, "linked reads": 0.0008877, "all reads (cumsum)": 0.7537, "linked reads (cumsum)": 0.9662, "range_label": "0.97-0.98", "all reads (inferred)": 0.3326, "linked reads (inferred)": 0.9161, "right_edge": 0.98}, {"bin": "0.98", "interval": "0.98-0.99", "all reads": 0.007215, "linked reads": 0.0009569, "all reads (cumsum)": 0.7609, "linked reads (cumsum)": 0.9672, "range_label": "0.98-0.99", "all reads (inferred)": 0.3329, "linked reads (inferred)": 0.917, "right_edge": 0.99}, {"bin": "0.99", "interval": "0.99-1.0", "all reads": 0.2391, "linked reads": 0.03283, "all reads (cumsum)": 1.0, "linked reads (cumsum)": 1.0, "range_label": "0.99-1.0", "all reads (inferred)": 1.0, "linked reads (inferred)": 1.0, "right_edge": 1.0}]}}
